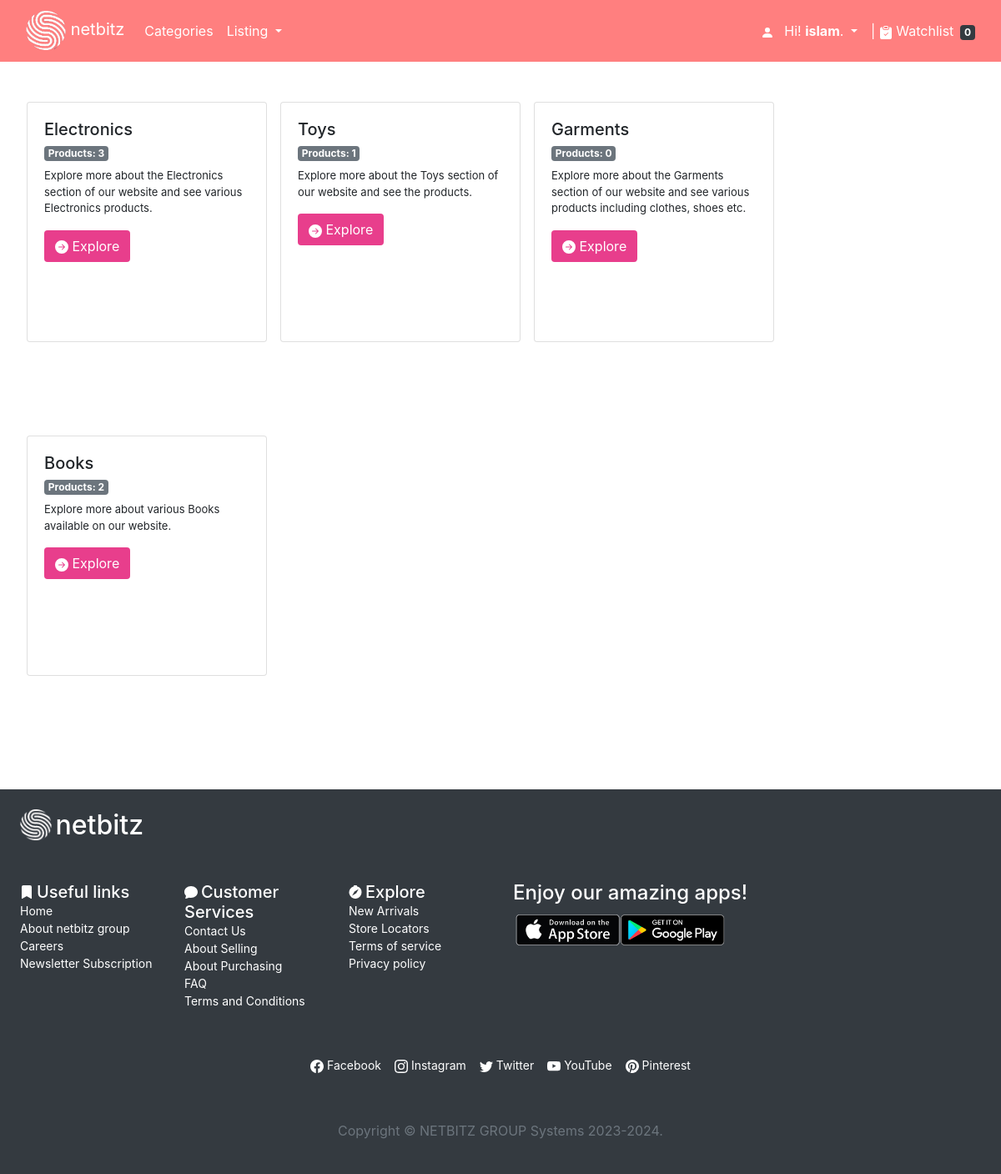
Page /category (signed in) on the committed database.
### auctions/models.py (models this page shows, shortened)
class User(AbstractUser):
    pass

class Category(models.Model):
    category_name = models.CharField(max_length=128, null=True)
    category_details = models.TextField(max_length=128, null=True)
    @property
    def count_active_auctions(self):
        return AuctionListing.objects.filter(category=self).count()

### auctions/views.py (the view)
# urls.py: path("category", views.categories, name="categories"),
def categories(request):
    return render(request, "auctions/categories.html", {
        "categories": Category.objects.all(),
    })

### auctions/context_processor.py (called while the page is built)
def extras(request):
    if request.user.is_authenticated:
        count = Watchlist.objects.filter(user=request.user).count()
    else:
        count = 0
    return {'watchlist_count':count}

### auctions/templates/auctions/categories.html
{% extends "auctions/layout.html" %}
{% block body %}
    <div class="d-flex flex-row flex-wrap m-4" style="height: 100vh;">
        {% for category in categories %}
            <div class="card mx-2" style="width: 18rem; height: 18rem;">
                <div class="card-body">
                <h5 class="card-title">{{ category.category_name }}</h5>
                <h6 class="card-subtitle mb-2"><span class="badge bg-secondary">Products: {{ category.count_active_auctions }} </span></h6>
                <p class="card-text">{{ category.category_details }} </p>
                    <a href="{% url 'category' category.category_name %}" class="card-link cat_links btn btn-linght" style="background-color: var(--pink);"><svg xmlns="http://www.w3.org/2000/svg" width="16" height="16" fill="currentColor" class="bi bi-arrow-right-circle-fill" viewBox="0 0 16 16">
                        <path d="M8 0a8 8 0 1 1 0 16A8 8 0 0 1 8 0zM4.5 7.5a.5.5 0 0 0 0 1h5.793l-2.147 2.146a.5.5 0 0 0 .708.708l3-3a.5.5 0 0 0 0-.708l-3-3a.5.5 0 1 0-.708.708L10.293 7.5H4.5z"/>
                      </svg> Explore</a>
                </div>
            </div>
        {% endfor %}
    </div>
{% endblock %}

### auctions/templates/auctions/layout.html (shortened to what this page needs)
{% load static %}
<!DOCTYPE html>
<html lang="en">
<head>
    <link rel="stylesheet" href="https://stackpath.bootstrapcdn.com/bootstrap/4.4.1/css/bootstrap.min.css"
>
    <link href="{% static 'auctions/styles.css' %}" rel="stylesheet">
</head>
<body>
    <nav class="navbar navbar-expand-lg  bg-body-tertiary" style="background-color: rgb(255 0 0 / 50%);">
        <div class="container-fluid">
            <a class="navbar-brand" href="{% url 'index' %}"><img class="img_nav" alt="logo" src="{% static 'images/logo.png' %}" /> netbitz</a>
            <div class="collapse navbar-collapse justify-content-between" id="navbarScroll">
                <ul class="navbar-nav me-auto my-2 my-lg-0 navbar-nav-scroll" style="--bs-scroll-height: 100px;">
                    {% if user.is_authenticated %}
                    <li class="nav-item">
                        <a class="nav-link" href="{% url 'categories' %}">Categories</a>
                    </li>
                    {% endif %}
                    {% if user.is_authenticated %}
                    <li class="nav-item dropdown">
                        <a class="nav-link dropdown-toggle" href="#" role="button" data-bs-toggle="dropdown"
                            aria-expanded="false">
                            Listing
                        </a>
                    </li>
                    {% endif %}
                </ul>
                <form class="d-flex float-right" role="search">
                    <ul class="navbar-nav">
                        {% if user.is_authenticated %}
                        <li class="nav-item dropdown">
                            <svg xmlns="http://www.w3.org/2000/svg" width="16" height="16" fill="white" class="bi bi-person-fill" viewBox="0 0 16 16">
                                <path d="M3 14s-1 0-1-1 1-4 6-4 6 3 6 4-1 1-1 1H3Zm5-6a3 3 0 1 0 0-6 3 3 0 0 0 0 6Z"/>
                              </svg><a class="nav-link dropdown-toggle" href="#" role="button" data-bs-toggle="dropdown" aria-expanded="false">
                                Hi! <strong>{{ user.username }}</strong>.
                              </a>
                        </li>
                        <li class="nav-item">
                            <a class="nav-link watchlist_link" href="{% url 'display_watchlist' %}">|  Watchlist</a><span
                                class="badge bg-dark">{{ watchlist_count }}</span>
                        </li>
                        {% endif %}
                    </ul>
                </form>
            </div>
        </div>
    </nav>
        {% block body %}
        {% endblock %}
    <footer class="p-4 mt-4 bg-dark text-white">
        <div class="footer_heading">
            <img alt="logo" style="width: 38px;" src="{% static 'images/logo.png' %}" /> <h2 class="d-inline align-middle">netbitz</h2>
        </div>
        <div class="footer_container mt-5">
            <div class="row justify-content-center">
                <div class="col-md-2">
                    <ul class="navbar-nav ms-auto">
                        <li class="nav-item">
                            <svg xmlns="http://www.w3.org/2000/svg" width="16" height="16" fill="currentColor" class="bi bi-bookmark-fill" viewBox="0 0 16 16">
                                <path d="M2 2v13.5a.5.5 0 0 0 .74.439L8 13.069l5.26 2.87A.5.5 0 0 0 14 15.5V2a2 2 0 0 0-2-2H4a2 2 0 0 0-2 2z"/>
                              </svg> <h5 class="d-inline align-middle">Useful links</h5>
                        </li>
                        <li class="nav-item">
                            <a href="#" class="nav-link">Home</a>
                        </li>
                        <li class="nav-item">
                            <a href="#" class="nav-link">About netbitz group</a>
                        </li>
                        <li class="nav-item">
                            <a href="#" class="nav-link">Careers</a>
                        </li>
                        <li class="nav-item">
                            <a href="#" class="nav-link">Newsletter Subscription</a>
                        </li>
                    </ul>
                </div>
                <div class="col-md-2">
                    <ul class="navbar-nav ms-auto">
                        <li class="nav-item">
                               <h5 class="d-inline align-middle">Customer Services</h5>
                        </li>
                        <li class="nav-item">
                            <a href="#" class="nav-link">Contact Us</a>
                        </li>
                        <li class="nav-item">
                            <a href="#" class="nav-link">About Selling</a>
                        </li>
                        <li class="nav-item">
                            <a href="#" class="nav-link">About Purchasing</a>
                        </li>
                        <li class="nav-item">
                            <a href="#" class="nav-link">FAQ</a>
                        </li>
                        <li class="nav-item">
                            <a href="#" class="nav-link">Terms and Conditions</a>
                        </li>
                    </ul>
                </div>
                <div class="col-md-2">
                    <ul class="navbar-nav ms-auto">
                        <li class="nav-item">
                            <svg xmlns="http://www.w3.org/2000/svg" width="16" height="16" fill="currentColor" class="bi bi-compass-fill" viewBox="0 0 16 16">
                                <path d="M15.5 8.516a7.5 7.5 0 1 1-9.462-7.24A1 1 0 0 1 7 0h2a1 1 0 0 1 .962 1.276 7.503 7.503 0 0 1 5.538 7.24zm-3.61-3.905L6.94 7.439 4.11 12.39l4.95-2.828 2.828-4.95z"/>
                              </svg> <h5 class="d-inline align-middle">Explore</h5>
                        </li>
                        <li class="nav-item">
                            <a href="#" class="nav-link">New Arrivals</a>
                        </li>
                        <li class="nav-item">
                            <a href="#" class="nav-link">Store Locators</a>
                        </li>
                        <li class="nav-item">
                            <a href="#" class="nav-link">Terms of service</a>
                        </li>
                        <li class="nav-item">
                            <a href="#" class="nav-link">Privacy policy</a>
                        </li>
                    </ul>
                </div>
                <div class="col-md-6">
                    <h4>Enjoy our amazing apps!</h4>
                    <img src="{% static 'images/G.png' %}" style="width: 16rem;">
                </div>
            </div>
            <div class="row justify-content-center mt-5">
                <nav class="navbar navbar-expand-lg bg-body-tertiary">
                    <div class="container-fluid">
                      <div class="collapse navbar-collapse" id="navbarNav">
                        <ul class="navbar-nav">
                          <li class="nav-item">
                            <a class="nav-link active" aria-current="page" href="#"> Facebook</a>
                          </li>
                          <li class="nav-item">
                            <a class="nav-link " href="#"> Instagram</a>
                          </li>
                          <li class="nav-item">
                            <a class="nav-link " href="#"> Twitter</a>
                          </li>
                          <li class="nav-item">
                            <a class="nav-link " href="#"> YouTube</a>
                          </li>
                          <li class="nav-item">
                            <a class="nav-link " href="#"> Pinterest</a>
                          </li>
                        </ul>
                      </div>
                    </div>
                  </nav>
            </div>
            <p class="text-muted text-center mt-5">Copyright &copy; NETBITZ GROUP Systems 2023-2024.</p>
        </div>
    </footer>
</body>
</html>

### auctions/static/auctions/styles.css (style rules this page uses)
* { margin: 0; padding: 0; }
nav a { color: white; }
.img_nav { width: 3rem; }
.card-text { font-size: small; }
.cat_links { color: white; }
.badge { color: white; }
.nav-link { display: inline; }
.watchlist_link { padding-right: 5px; }
footer a { color: white; }
.footer_container li { font-size: 14px; }
.footer_heading { text-align: left; }

### rows in the picture
User: username "islam"
Category: category_name "Electronics", count_active_auctions "3", category_details "Explore more about the Electronics section of our website and see various Electronics products."
Category: category_name "Toys", count_active_auctions "1", category_details "Explore more about the Toys section of our website and see the products."
Category: category_name "Garments", count_active_auctions "0", category_details "Explore more about the Garments section of our website and see various products including clothes, shoes etc."
Category: category_name "Books", count_active_auctions "2", category_details "Explore more about various Books available on our website."

### other values in the picture
{{ watchlist_count }} "0"
